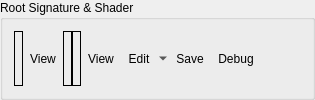
        <widget class="QGroupBox" name="csShaderGroup">
         <property name="sizePolicy">
          <sizepolicy hsizetype="Preferred" vsizetype="Minimum">
           <horstretch>0</horstretch>
           <verstretch>0</verstretch>
          </sizepolicy>
         </property>
         <property name="title">
          <string>Root Signature &amp;&amp; Shader</string>
         </property>
         <layout class="QHBoxLayout" name="horizontalLayout_8">
          <property name="spacing">
           <number>0</number>
          </property>
          <item>
           <widget class="RDLabel" name="csRootSig">
            <property name="frameShape">
             <enum>QFrame::Box</enum>
            </property>
           </widget>
          </item>
          <item>
           <widget class="QToolButton" name="csRootSigButton">
            <property name="cursor">
             <cursorShape>PointingHandCursor</cursorShape>
            </property>
            <property name="toolTip">
             <string>Open Root Signature View</string>
            </property>
            <property name="text">
             <string>View</string>
            </property>
            <property name="icon">
             <iconset resource="../../Resources/resources.qrc">
              <normaloff>:/action.png</normaloff>:/action.png</iconset>
            </property>
            <property name="toolButtonStyle">
             <enum>Qt::ToolButtonTextBesideIcon</enum>
            </property>
            <property name="autoRaise">
             <bool>true</bool>
            </property>
           </widget>
          </item>
          <item>
           <widget class="RDLabel" name="csPipeline">
            <property name="sizePolicy">
             <sizepolicy hsizetype="Minimum" vsizetype="MinimumExpanding">
              <horstretch>0</horstretch>
              <verstretch>0</verstretch>
             </sizepolicy>
            </property>
            <property name="frameShape">
             <enum>QFrame::Box</enum>
            </property>
           </widget>
          </item>
          <item>
           <widget class="RDLabel" name="csShader">
            <property name="sizePolicy">
             <sizepolicy hsizetype="Minimum" vsizetype="MinimumExpanding">
              <horstretch>0</horstretch>
              <verstretch>0</verstretch>
             </sizepolicy>
            </property>
            <property name="frameShape">
             <enum>QFrame::Box</enum>
            </property>
           </widget>
          </item>
          <item>
           <widget class="QToolButton" name="csShaderViewButton">
            <property name="cursor">
             <cursorShape>PointingHandCursor</cursorShape>
            </property>
            <property name="toolTip">
             <string>Open Shader Source</string>
            </property>
            <property name="text">
             <string>View</string>
            </property>
            <property name="icon">
             <iconset resource="../../Resources/resources.qrc">
              <normaloff>:/action.png</normaloff>:/action.png</iconset>
            </property>
            <property name="toolButtonStyle">
             <enum>Qt::ToolButtonTextBesideIcon</enum>
            </property>
            <property name="autoRaise">
             <bool>true</bool>
            </property>
           </widget>
          </item>
          <item>
           <widget class="QToolButton" name="csShaderEditButton">
            <property name="toolTip">
             <string>Edit Shader</string>
            </property>
            <property name="text">
             <string>Edit</string>
            </property>
            <property name="icon">
             <iconset resource="../../Resources/resources.qrc">
              <normaloff>:/page_white_edit.png</normaloff>:/page_white_edit.png</iconset>
            </property>
            <property name="popupMode">
             <enum>QToolButton::MenuButtonPopup</enum>
            </property>
            <property name="toolButtonStyle">
             <enum>Qt::ToolButtonTextBesideIcon</enum>
            </property>
            <property name="autoRaise">
             <bool>true</bool>
            </property>
           </widget>
          </item>
          <item>
           <widget class="QToolButton" name="csShaderSaveButton">
            <property name="toolTip">
             <string>Save Shader DXBC</string>
            </property>
            <property name="text">
             <string>Save</string>
            </property>
            <property name="icon">
             <iconset resource="../../Resources/resources.qrc">
              <normaloff>:/save.png</normaloff>:/save.png</iconset>
            </property>
            <property name="toolButtonStyle">
             <enum>Qt::ToolButtonTextBesideIcon</enum>
            </property>
            <property name="autoRaise">
             <bool>true</bool>
            </property>
           </widget>
          </item>
          <item>
           <widget class="QToolButton" name="computeDebugSelector">
            <property name="text">
             <string>Debug</string>
            </property>
            <property name="icon">
             <iconset resource="../../Resources/resources.qrc">
              <normaloff>:/wrench.png</normaloff>:/wrench.png</iconset>
            </property>
            <property name="toolButtonStyle">
             <enum>Qt::ToolButtonTextBesideIcon</enum>
            </property>
            <property name="autoRaise">
             <bool>true</bool>
            </property>
           </widget>
          </item>
          <item>
           <spacer name="horizontalSpacer_2">
            <property name="orientation">
             <enum>Qt::Horizontal</enum>
            </property>
            <property name="sizeHint" stdset="0">
             <size>
              <width>40</width>
              <height>20</height>
             </size>
            </property>
           </spacer>
          </item>
         </layout>
        </widget>
